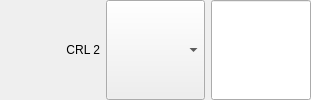
        <widget class="caFrame" name="caframe">
         <layout class="QHBoxLayout" name="horizontalLayout_3">
          <property name="spacing">
           <number>6</number>
          </property>
          <property name="margin">
           <number>0</number>
          </property>
          <item>
           <widget class="caFrame" name="CRL2_choice">
            <property name="visibility">
             <enum>caFrame::Calc</enum>
            </property>
            <property name="visibilityCalc">
             <string notr="true">A=1</string>
            </property>
            <property name="channel" stdset="0">
             <string notr="true">$(P)$(CRL):sysType_RBV_long</string>
            </property>
            <layout class="QHBoxLayout" name="horizontalLayout_4" stretch="1,1,1">
             <property name="spacing">
              <number>6</number>
             </property>
             <property name="margin">
              <number>0</number>
             </property>
             <item>
              <widget class="caLabel" name="calabel_34">
               <property name="text">
                <string>CRL 2</string>
               </property>
               <property name="alignment">
                <set>Qt::AlignRight|Qt::AlignTrailing|Qt::AlignVCenter</set>
               </property>
               <property name="fontScaleMode">
                <enum>ESimpleLabel::WidthAndHeight</enum>
               </property>
              </widget>
             </item>
             <item>
              <widget class="caMenu" name="camenu_3">
               <property name="sizePolicy">
                <sizepolicy hsizetype="Preferred" vsizetype="Preferred">
                 <horstretch>0</horstretch>
                 <verstretch>0</verstretch>
                </sizepolicy>
               </property>
               <property name="channel" stdset="0">
                <string notr="true">$(P)$(CRL):system2</string>
               </property>
               <property name="colorMode">
                <enum>caMenu::Static</enum>
               </property>
               <property name="background">
                <color>
                 <red>115</red>
                 <green>223</green>
                 <blue>255</blue>
                </color>
               </property>
              </widget>
             </item>
             <item>
              <widget class="caLineEdit" name="caLineEdit_22">
               <property name="sizePolicy">
                <sizepolicy hsizetype="Preferred" vsizetype="Expanding">
                 <horstretch>0</horstretch>
                 <verstretch>0</verstretch>
                </sizepolicy>
               </property>
               <property name="font">
                <font>
                 <pointsize>16</pointsize>
                </font>
               </property>
               <property name="text">
                <string/>
               </property>
               <property name="alignment">
                <set>Qt::AlignRight|Qt::AlignTrailing|Qt::AlignVCenter</set>
               </property>
               <property name="channel" stdset="0">
                <string notr="true">$(P)$(CRL):system2_RBV</string>
               </property>
               <property name="foreground">
                <color>
                 <red>10</red>
                 <green>0</green>
                 <blue>184</blue>
                </color>
               </property>
               <property name="background">
                <color>
                 <red>200</red>
                 <green>200</green>
                 <blue>200</blue>
                </color>
               </property>
               <property name="colorMode">
                <enum>caLineEdit::Static</enum>
               </property>
               <property name="precision">
                <number>0</number>
               </property>
               <property name="precisionMode">
                <enum>caLineEdit::User</enum>
               </property>
               <property name="fontScaleMode" stdset="0">
                <enum>caLineEdit::None</enum>
               </property>
               <property name="formatType">
                <enum>caLineEdit::string</enum>
               </property>
              </widget>
             </item>
            </layout>
           </widget>
          </item>
         </layout>
        </widget>
